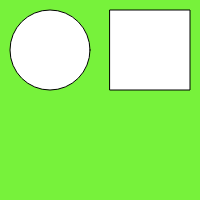
Frame 1 (no input)
Frame 60 (no input): identical to frame 1, image omitted
Frame 120 (the mouse pressed at the canvas centre since frame 60): identical to frame 1, image omitted

The p5.js sketch that drew this single still picture (run headless with seeded random() and noise() and a simulated clock; from frame 60 on, the mouse is pressed at the canvas centre):

// p5.js sketch
// ── sketch.js
let drawing = "1";
function setup() {
    createCanvas(200, 200);
    // noLoop();
  }
  
  function draw() {
    if(drawing === "1"){
      first();
    } else if(drawing === "2"){
      opaque();
    } else if(drawing === "3"){
      third(); 
    }  else {
      star();
    }
  }
  function opaque(){
    strokeWeight(0);
    // background("yellow");
    // fill("#ffaaa9");
    let x = 80; 
    fill(255, 0, 0, x);
   // blendMode(ADD);
    // setAlpha(120);
    circle(100, 66, 100);
    fill(0, 255, 0, x);
    circle(132, 127, 100);
    fill(0, 0, 255, x);
    circle(68, 127, 100);
  }

  function third(){
    //200 x 100
    background("black");
    strokeWeight(0);
    fill("#fff84a");
    arc(50, 50, 80, 80, PI + QUARTER_PI, PI - QUARTER_PI );
    fill("#ea412c");
    //circle(150, 50, 80);
    rect(110, 10, 80, 80, 100, 100, 0);
    fill("white");
    circle(130, 50, 25);
    circle(170, 50, 25);
    fill("blue");
    circle(130, 50, 15);
    circle(170, 50, 15);
  }
  function first(){
    //200 x 100
    background("#77f23b");
    strokeWeight(1);
    stroke("black");
    fill("white");
    circle(50, 50, 80);
    square(110, 10, 80);
  }

  function star(){
    //200 x 200
    background("#00007f");
    fill("green");
    stroke("white");
    strokeWeight(3);
    circle(100, 100, 100);
    fill("red");
    beginShape();
    vertex(100, 50);//Start point
    vertex(88, 85);//2nd left
    vertex(52, 85)//3rd left
    vertex(82, 106);//4th left
    vertex(70, 140);
    vertex(100, 120);
    //right sides
    vertex(130, 140);
    vertex(118, 106);//4th right
    vertex(148, 85);//3rd left
    vertex(112, 85);//2nd right
    vertex(100, 50);//end point
    endShape(CLOSE);
  }

  function setDrawing(drawingParam){
    drawing = drawingParam; 
    background("white");
   
  }
